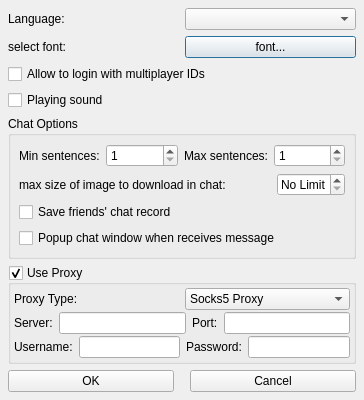
<ui version="4.0" >
 <class>hallSetup</class>
 <widget class="QDialog" name="hallSetup" >
  <property name="geometry" >
   <rect>
    <x>0</x>
    <y>0</y>
    <width>364</width>
    <height>384</height>
   </rect>
  </property>
  <property name="windowTitle" >
   <string>Setup</string>
  </property>
  <layout class="QVBoxLayout" >
   <property name="margin" >
    <number>8</number>
   </property>
   <property name="spacing" >
    <number>6</number>
   </property>
   <item>
    <layout class="QHBoxLayout" >
     <property name="margin" >
      <number>0</number>
     </property>
     <property name="spacing" >
      <number>6</number>
     </property>
     <item>
      <widget class="QLabel" name="labelLang" >
       <property name="text" >
        <string>Language:</string>
       </property>
      </widget>
     </item>
     <item>
      <widget class="QComboBox" name="comboLang" />
     </item>
    </layout>
   </item>
   <item>
    <layout class="QHBoxLayout" >
     <property name="margin" >
      <number>0</number>
     </property>
     <property name="spacing" >
      <number>6</number>
     </property>
     <item>
      <widget class="QLabel" name="labelFont" >
       <property name="text" >
        <string>select font:</string>
       </property>
      </widget>
     </item>
     <item>
      <widget class="QPushButton" name="pbFont" >
       <property name="text" >
        <string>font...</string>
       </property>
      </widget>
     </item>
    </layout>
   </item>
   <item>
    <widget class="QCheckBox" name="cbMultiLogin" >
     <property name="text" >
      <string>Allow to login with multiplayer IDs</string>
     </property>
    </widget>
   </item>
   <item>
    <widget class="QCheckBox" name="cbSound" >
     <property name="text" >
      <string>Playing sound</string>
     </property>
    </widget>
   </item>
   <item>
    <widget class="QGroupBox" name="groupBox" >
     <property name="title" >
      <string>Chat Options</string>
     </property>
     <layout class="QVBoxLayout" >
      <property name="margin" >
       <number>8</number>
      </property>
      <property name="spacing" >
       <number>6</number>
      </property>
      <item>
       <layout class="QHBoxLayout" >
        <property name="margin" >
         <number>0</number>
        </property>
        <property name="spacing" >
         <number>6</number>
        </property>
        <item>
         <widget class="QLabel" name="label_2" >
          <property name="text" >
           <string>Min sentences:</string>
          </property>
         </widget>
        </item>
        <item>
         <widget class="QSpinBox" name="spinMinSentences" >
          <property name="maximum" >
           <number>1000</number>
          </property>
          <property name="minimum" >
           <number>1</number>
          </property>
          <property name="value" >
           <number>1</number>
          </property>
         </widget>
        </item>
        <item>
         <widget class="QLabel" name="label_4" >
          <property name="text" >
           <string>Max sentences:</string>
          </property>
         </widget>
        </item>
        <item>
         <widget class="QSpinBox" name="spinMaxSentences" >
          <property name="maximum" >
           <number>1000</number>
          </property>
          <property name="minimum" >
           <number>1</number>
          </property>
          <property name="singleStep" >
           <number>1</number>
          </property>
          <property name="value" >
           <number>1</number>
          </property>
         </widget>
        </item>
       </layout>
      </item>
      <item>
       <layout class="QHBoxLayout" >
        <property name="margin" >
         <number>0</number>
        </property>
        <property name="spacing" >
         <number>6</number>
        </property>
        <item>
         <widget class="QLabel" name="label" >
          <property name="text" >
           <string>max size of image to download in chat:</string>
          </property>
         </widget>
        </item>
        <item>
         <widget class="QSpinBox" name="spinMaxSize" >
          <property name="sizePolicy" >
           <sizepolicy>
            <hsizetype>0</hsizetype>
            <vsizetype>0</vsizetype>
            <horstretch>0</horstretch>
            <verstretch>0</verstretch>
           </sizepolicy>
          </property>
          <property name="specialValueText" >
           <string>No Limit</string>
          </property>
          <property name="suffix" >
           <string>K</string>
          </property>
          <property name="maximum" >
           <number>2000</number>
          </property>
          <property name="singleStep" >
           <number>10</number>
          </property>
         </widget>
        </item>
       </layout>
      </item>
      <item>
       <widget class="QCheckBox" name="cbSaveChat" >
        <property name="text" >
         <string>Save friends' chat record</string>
        </property>
       </widget>
      </item>
      <item>
       <widget class="QCheckBox" name="cbPopupChat" >
        <property name="text" >
         <string>Popup chat window when receives message</string>
        </property>
       </widget>
      </item>
     </layout>
    </widget>
   </item>
   <item>
    <widget class="QGroupBox" name="gbProxy" >
     <property name="title" >
      <string>Use Proxy</string>
     </property>
     <property name="checkable" >
      <bool>true</bool>
     </property>
     <layout class="QVBoxLayout" >
      <property name="margin" >
       <number>3</number>
      </property>
      <property name="spacing" >
       <number>2</number>
      </property>
      <item>
       <layout class="QHBoxLayout" >
        <property name="margin" >
         <number>0</number>
        </property>
        <property name="spacing" >
         <number>6</number>
        </property>
        <item>
         <widget class="QLabel" name="labelProxy" >
          <property name="text" >
           <string>Proxy Type:</string>
          </property>
         </widget>
        </item>
        <item>
         <layout class="QHBoxLayout" >
          <property name="margin" >
           <number>0</number>
          </property>
          <property name="spacing" >
           <number>6</number>
          </property>
          <item>
           <widget class="QComboBox" name="comboProxyType" >
            <item>
             <property name="text" >
              <string>Socks5 Proxy</string>
             </property>
            </item>
            <item>
             <property name="text" >
              <string>Socks4 Proxy</string>
             </property>
            </item>
            <item>
             <property name="text" >
              <string>Http Proxy</string>
             </property>
            </item>
           </widget>
          </item>
         </layout>
        </item>
       </layout>
      </item>
      <item>
       <layout class="QHBoxLayout" >
        <property name="margin" >
         <number>0</number>
        </property>
        <property name="spacing" >
         <number>6</number>
        </property>
        <item>
         <widget class="QLabel" name="labelServer" >
          <property name="text" >
           <string>Server:</string>
          </property>
         </widget>
        </item>
        <item>
         <widget class="QLineEdit" name="leServer" />
        </item>
        <item>
         <widget class="QLabel" name="labelPort" >
          <property name="text" >
           <string>Port:</string>
          </property>
         </widget>
        </item>
        <item>
         <widget class="QLineEdit" name="lePort" />
        </item>
       </layout>
      </item>
      <item>
       <layout class="QHBoxLayout" >
        <property name="margin" >
         <number>0</number>
        </property>
        <property name="spacing" >
         <number>6</number>
        </property>
        <item>
         <widget class="QLabel" name="label_3" >
          <property name="text" >
           <string>Username:</string>
          </property>
         </widget>
        </item>
        <item>
         <widget class="QLineEdit" name="leUsername" >
          <property name="text" >
           <string/>
          </property>
         </widget>
        </item>
        <item>
         <widget class="QLabel" name="label_2_2" >
          <property name="text" >
           <string>Password:</string>
          </property>
         </widget>
        </item>
        <item>
         <widget class="QLineEdit" name="lePassword" >
          <property name="echoMode" >
           <enum>QLineEdit::Password</enum>
          </property>
         </widget>
        </item>
       </layout>
      </item>
     </layout>
    </widget>
   </item>
   <item>
    <layout class="QHBoxLayout" >
     <property name="margin" >
      <number>0</number>
     </property>
     <property name="spacing" >
      <number>16</number>
     </property>
     <item>
      <widget class="QPushButton" name="okButton" >
       <property name="text" >
        <string>OK</string>
       </property>
      </widget>
     </item>
     <item>
      <widget class="QPushButton" name="cancelButton" >
       <property name="text" >
        <string>Cancel</string>
       </property>
      </widget>
     </item>
    </layout>
   </item>
  </layout>
  <widget class="QWidget" native="1" name="widget" >
   <property name="geometry" >
    <rect>
     <x>0</x>
     <y>0</y>
     <width>101</width>
     <height>31</height>
    </rect>
   </property>
  </widget>
 </widget>
 <resources/>
 <connections/>
</ui>
